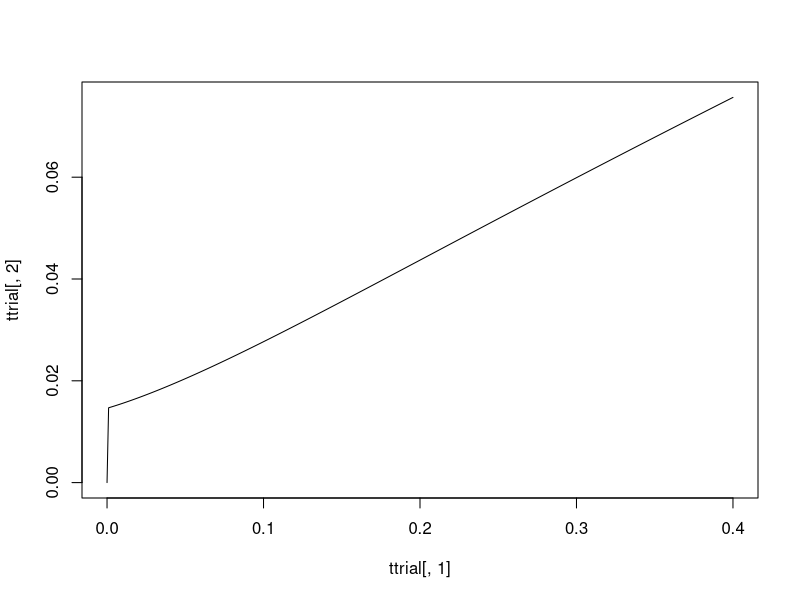

This chart was generated by the following R code:
#An R version of parts of NASAfibroCA.Rmd
#All the libraries needed for this script
library(deSolve) # library for solving differential equations
library(minpack.lm) #for non-linear regression package
rm(list=ls())
# Create dataframe that stores the data
Oxygen = data.frame(d = c(0, .0125, .02, .025, .05, .075, .1, .2, .4), 
                    CA = c(.24, 1.66, 2.43, 2.37, 1.16, 2.85, 2.58, 6.94, 6.91))

Si = data.frame(d = c(0, .02, .04, .06, .08, .1, .12, .2, .4, .8, 1.2), 
                    CA = c(.11, 1.26, 1.14, 1.58, 1.22, 1.89, 3.47, 4.6, 9.79, 27.01, 38.84))

Fe600 = data.frame(d = c(0, .01, .02, .04, .06, .08, .1, .12, .2, .4, .8), 
                     CA = c(.13, .76, .99, 1.2, 1.74, 1.28, 1.2, 1.7, 3.02, 5.52, 12.42))

Fe450 = data.frame(d = c(0, .02, .04, .06, .08, .1, .2, .4), 
                   CA = c(0, .86, .6, .8, 1.22, 2.02, 2.3, 4.77))

Fe300 = data.frame(d = c(0, .005, .01,  0.02, .04, .07, .1, .2, .4, .8), 
                   CA = c(0.41, 1.23, 1.47, 1.22, .97, 1.46, 1.21, 4.38, 6.22, 13.6))

Ti = data.frame(d = c(0,  0.02, .04, .06, .08, .1, .15, .3, .6), 
                   CA = c(0, 1.99, 1.88, 1.44, 2.67, 2.57, 2.50, 5.64, 11.19))

param = data.frame(ion = c("O", "Si", "Ti", "Fe600", "Fe450", "Fe300"),
                   Z = c(8, 14, 22, 26, 26, 26), L = c(75, 100, 125, 175, 195, 240), 
                   Z.beta = c(595, 690, 770, 1075, 1245, 1585))

#putting it in one big data frame
big_df = rbind(Oxygen, Si, Ti, Fe600, Fe450, Fe300)
big_df$Z = rep(param$Z, times = c(9, 11, 9, 11, 8, 10))
big_df$Z.beta = rep(param$Z.beta, times = c(9, 11, 9, 11, 8, 10))
big_df$L = rep(param$L, times = c(9, 11, 9, 11, 8, 10))
big_df$error = c(0.24, 0.63, 0.77, 0.75, 0.52, 0.82, 0.78, 1.31, 1.59, 0.12, 0.05, 0.07, 0.56, 0.18, 0.60, 1.23, 1.60, 1.55, 4.27, 7.21, 0, 0.70, 0.66, 0.59, 0.80, 0.78, 0.48, 1.15, 2.39, 0.16, 0.38, 0.24, 0.21, 0.02, 0.37, 0.54, 0.17, 0.55, 1.75, 2.59, 0, 0.43, 0.34, 0.40, 0.50, 0.64, 0.73, 1.09, 0.29, 0.55, 0.60, 0.55, 0.49, 0.60, 0.54, 1.03, 1.22, 3.62)
big_df$ion = rep(param$ion, times = c(9, 11, 9, 11, 8, 10))

#will modify the data frame to get rid of the zero dose points irrelevant to the parameter estimation
modified_df = big_df[big_df$d != 0, ]
modified_df$CA = modified_df$CA*0.01
modified_df$error = modified_df$error*0.01
big_df$CA = big_df$CA * 0.01
big_df$error = big_df$error * 0.01
big_df$errorbar_lower = big_df$CA - big_df$error
big_df$errorbar_upper = big_df$CA + big_df$error

#NTE1 and NTE2 models in Cacao's report using their parameters
#NTE1 function
NTE1_function = function(d, L, Z.beta, eta0 = 0.00011, eta1 = 0.007, sig0 = 6.12, kap = 796) {
0.0017 + eta0*L*exp(-eta1*L)*(d != 0) + 
    (6.242*(d/L))*(sig0*(1-exp(-Z.beta/kap))^2 + 0.041/6.24*L*(1 - (1-exp(-Z.beta/kap))^2))
} 

#NTE2 function
NTE2_function = function(d, L, Z.beta, eta0 = 0.00047, eta1 = 0.011, sig0 = 6.75, kap = 590) {
0.0017 + eta0*L*exp(-eta1*L)*exp(-(1012*(d/L)))*(d != 0) + #what is .0017? mistake?
    (6.242*(d/L))*(1-exp(-(1012*(d/L))))*
    (sig0*(1-exp(-Z.beta/kap))^2 + 0.041/6.24*L*(1 - (1-exp(-Z.beta/kap))^2))
} 

#Our IDER
#our proposed function#RKS double check this and NTE1, NTE2
IDER = function(d, L, Z.beta, eta0, eta1, sig0, kap) {
  P = (1-exp(-Z.beta/kap))^2
  sig = sig0*P + 0.041/6.24*L*P
  eta = eta0*L*exp(-eta1*L)
  0.00071+ sig*6.24*d/L*(1-exp(-1024*d/L)) + eta*(1-exp(-10^5*d))
} 

#nls method to get the parameters needed (4 parameter estimation)
IDER_model = nlsLM(CA ~ IDER(d, L, Z.beta, eta0, eta1, sig0, kap), data = modified_df, start = list(eta0 = 0.001, eta1 = 0.01, sig0 = 5, kap = 500), 
weights = (1/(modified_df$error)^2))
coef(IDER_model)
#eta0 = 1.479796e-04, eta1 = 3.480127e-03, sig0 = 2.467512e+00, kap = 2.523256e+02 #RKS checks with MS
vcov(IDER_model)# checked MS  RKS
summary(IDER_model, correlation=T) #not same as cor(vcov(IDER_model))RKS
#When creating any sort of figures we use this IDER now without the background effect then add the background effect at the end.
IDER = function(d, L, Z.beta, eta0 = 1.479796e-04, eta1 = 3.480127e-03, sig0 = 2.467512e+00, kap = 2.523256e+02) {
  P = (1-exp(-Z.beta/kap))^2
  sig = sig0*P + 0.041/6.24*L*P
  eta = eta0*L*exp(-eta1*L)
  sig*6.24*d/L*(1-exp(-1024*d/L)) + eta*(1-exp(-10^5*d))#+0.00071 RKS
} 
#Information crieteria (AIC and BIC)#RKS spelling
L_function = function(func, eta0, eta1, sig0, kap) {
  a = vector(length = 0)
  for (i in 1:length(modified_df[, 1])) {
    a = c(a, log(func(d = modified_df$d[i], L = modified_df$L[i], Z.beta = modified_df$Z.beta[i], eta0 = eta0, eta1 = eta1, sig0 = sig0, kap = kap)))
  }
  return(sum(a))
}
L_NTE1 = L_function(NTE1_function, eta0 = 0.00011, eta1 = 0.007, sig0 = 6.12, kap = 796)
L_NTE2 = L_function(NTE2_function, eta0 = 0.00047, eta1 = 0.011, sig0 = 6.75, kap = 590)
L_IDER = L_function(IDER, eta0 = 1.479796e-04, eta1 = 3.480127e-03, sig0 = 2.467512e+00, kap = 2.523256e+02 )

AIC_function = function(L, k = 2) {
  2*k - 2*L
}

BIC_function = function(n = length(modified_df[, 1]), k = 2, L) {
  log(n)*k - 2*L
}

NTE1_AIC = AIC_function(L = L_NTE1)
NTE2_AIC = AIC_function(L = L_NTE2)
IDER_AIC = AIC_function(L = L_IDER)
NTE1_BIC = BIC_function(L = L_NTE1)
NTE2_BIC = BIC_function(L = L_NTE2)
IDER_BIC = BIC_function(L = L_IDER)
information_critera_df = data.frame(AIC = c(NTE1_AIC, NTE2_AIC, IDER_AIC), BIC = c(NTE1_BIC, NTE2_BIC, IDER_BIC), row.names = c("NTE1 model", "NTE2 model", "IDER model"))
information_critera_df

#Creating a general function that will give mix_IDER based on any input
MIXDER_function = function(r, L, Z.beta, d = seq(0, 0.2, by = 0.001), eta0 = 1.300771e-04, eta1 = 3.164156e-03, sig0 = 2.481817e+00, kap = 2.565276e+02) {
  dE=function(yini,State,Pars){
  eta0 = eta0; eta1 = eta1; sig0 = sig0; kap = kap
  with(as.list(c(State, Pars)), {
    P = vector(length = length(L))
    sig = vector(length = length(L))
    etaa = vector(length = length(L))
    u = vector(length = length(L))
    for (i in 1:length(L)) {
      P[i] = (1-exp(-Z.beta[i]/kap))^2
      sig[i] = sig0*P[i] + 0.041/6.24*L[i]*P[i]
      etaa[i] = eta0*L[i]*exp(-eta1*L[i])
      u[i] = uniroot(function(d) sig[i]*6.24*d/L[i]*(1-exp(-1024*d/L[i])) + etaa[i]*(1-exp(-10^5*d)) - I, lower = 0, upper = 1, tol = 10^-10)$root
    }
    dI = vector(length = length(L))
    for (i in 1:length(L)) {
      dI[i] = r[i]*(sig[i]*6.24/L[i]*exp(-1024*u[i]/L[i])*(exp(1024*u[i]/L[i]) + 1024*u[i]/L[i] - 1) + etaa[i]*10^5*exp(-10^5*u[i]))
    }
    dI = sum(dI)
    return(list(c(dI)))
    })
  }
  pars = NULL; yini = c(I= 0); d = d
  out = ode(yini,times = d, dE, pars, method = "radau")
  return(out)
}
#Note I had to make ode solver and uniroot to work together in this algorithmn. The alogirthmn is a recursive loop 
# that finds the root at every turn of the inputted dose, quite computationally taxing. #Note: Had to use method = "radau" or else
#the small dose points with high concavity will not have accurate effect and causes massive accumulated errors later.#RKS false?
r=rep(1/6,6);L = c(75, 100, 125, 175, 195, 240); Z.beta = c(595, 690, 770, 1075, 1245, 1585)
ttrial=MIXDER_function(r,L,Z.beta,d=seq(0,.4,by=0.001))#for this mixture can't go much above 0.6#RKS  MIXIDER -->MIXDER
plot(ttrial[,1],ttrial[,2],type='l')


#Graphs for NTE1 and IDER model 12_ion figure


#Comparing their NTE1 model and our IDER Model

#Use these dose points toe generate the curves necessary. Had to include a lot more dose points at lower doses when it is very sensitive to change
# d_O = c(1e-6*(1:9), 1e-5*(1:9), 1e-4*(1:9), 1e-3*(1:9), 1e-2*(1:9), 0.01*(10:40))
# d_1 = c(1e-6*(1:9), 1e-5*(1:9), 1e-4*(1:9), 1e-3*(1:9), 1e-2*(1:9), 0.01*(10:15))
# 
# #setEPS()
# postscript("NTE1_model test.eps", width = 5, height = 7)
# par(mfrow=c(2,1))
# 
# plot(x = big_df$d[1:9]*100, y = big_df$CA[1:9]*100, main = "Oxygen", ylim = c(0, 10),pch=19, ylab = "CA", xlab = "Dose (cGy)")
# arrows(big_df$d[1:9]*100, big_df$errorbar_lower[1:9]*100, big_df$d[1:9]*100, big_df$errorbar_upper[1:9]*100, length=0.02, angle=90, code=3)
# lines(x = d_O*100, y = 100*(0.00071 + IDER(d = d_O, L = 75, Z.beta = 595)), col = "red")
# lines(x = d_O*100, y = 100 * NTE1_function(d = d_O, L= 75, Z.beta = 595), col = "blue", lty = 2)
# 
# plot(x = big_df$d[1:7]*100, y = big_df$CA[1:7]*100, main = "Oxygen",pch=19, ylab = "CA", xlab = "Dose (cGy)", ylim = c(0, 4), xlim = c(0, 15))
# arrows(big_df$d[1:7]*100, big_df$errorbar_lower[1:7]*100, big_df$d[1:7]*100, big_df$errorbar_upper[1:7]*100, length=0.02, angle=90, code=3)
# lines(x = d_1*100, y = 100*(0.00071 + IDER(d = d_1, L = 75, Z.beta = 595)), col = "red")
# lines(x = d_1*100, y = 100 * NTE1_function(d = d_1, L= 75, Z.beta = 595), col = "blue", lty = 2)
# 
# dev.off()
